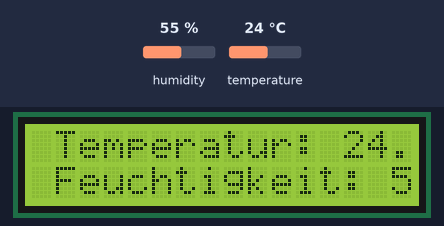
Bench run of a sketch on a simulated Arduino Mega 2560, built with avr-gcc and run on an emulated ATmega2560. On the bench: 16×2 character LCD. Inputs (shaded band) come from the test bench; at power-on: humidity 55 %, temperature 24 °C. What the sketch prints to the serial monitor is not drawn.

Above: at 6.0 s.
6.1 s: humidity set to 22 %
At 10.9 s:
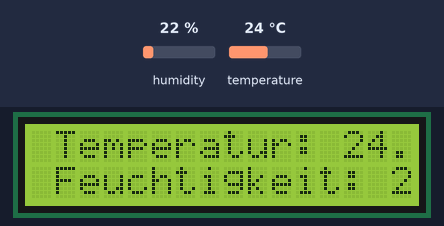
17.1 s: temperature set to 12 °C
At 21.5 s:
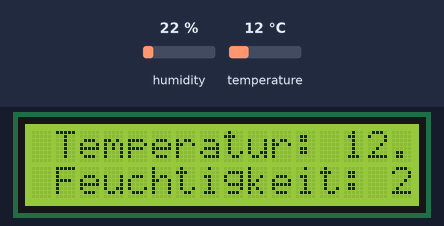
27.6 s: humidity set to 40 %
At 32.1 s:
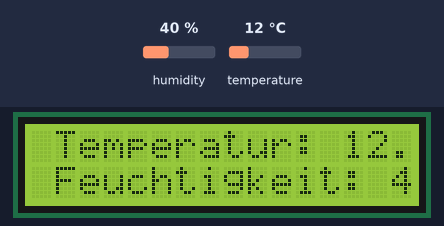
38.0 s: temperature set to 19 °C
At 42.8 s:
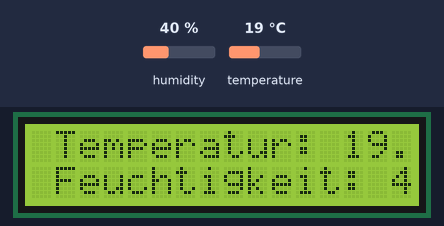
Timing chart, 0 to 44.3 s (numbered marks = the images above; inputs shaded):
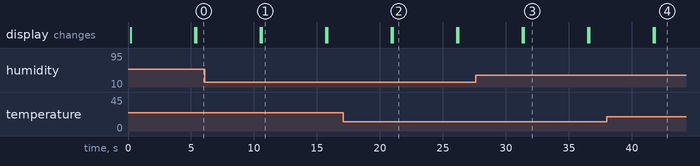

Measured:
- after the input at 6.1 s, the display: first differs from a run without the input after 4.5 s (image 1)
- after the input at 17.1 s, the display: first differs from a run without the input after 3.9 s (image 2)
- after the input at 27.6 s, the display: first differs from a run without the input after 3.8 s (image 3)
- after the input at 38.0 s, the display: first differs from a run without the input after 3.8 s (image 4)
- what the display in image 1 shows lasts 5.1 s, from 10.6 s to 15.7 s

The sketch:

arduino.ino
```cpp
#include <LiquidCrystal_I2C.h>
#include <Wire.h>
#include <DHT.h>


#define DISPLAY_PIN1 21
#define DISPLAY_PIN2 22
#define DHT_PIN 19
#define DHTTYPE DHT11
LiquidCrystal_I2C lcd(0x27, 16, 2);
DHT dht(DHT_PIN, DHTTYPE);

void setup() {
  Wire.begin();
  Serial.begin(115200);
  Serial.println("\nI2C Scanner");
  dht.begin();
}

void loop() {
  float temp = dht.readTemperature();
  float hum =  dht.readHumidity();


  lcd.init();                      // initialize the lcd
  lcd.init();
  // Print a message to the LCD.
  lcd.backlight();
  lcd.setCursor(1,0);
  lcd.print("Temperatur: ");
  lcd.print(temp);
  lcd.setCursor(1,1);
  lcd.print("Feuchtigkeit: ");
  lcd.print(hum);

  byte error, address;
  int nDevices;
  Serial.println("Scanning...");
  nDevices = 0;
  for(address = 1; address < 127; address++ ) {
    Wire.beginTransmission(address);
    error = Wire.endTransmission();
    if (error == 0) {
      Serial.print("I2C device found at address 0x");
      if (address<16) {
        Serial.print("0");
      }
      Serial.println(address,HEX);
      nDevices++;
    }
    else if (error==4) {
      Serial.print("Unknow error at address 0x");
      if (address<16) {
        Serial.print("0");
      }
      Serial.println(address,HEX);
    }
  }
  if (nDevices == 0) {
    Serial.println("No I2C devices found\n");
  }
  else {
    Serial.println("done\n");
  }

  delay(5000);
}
```
